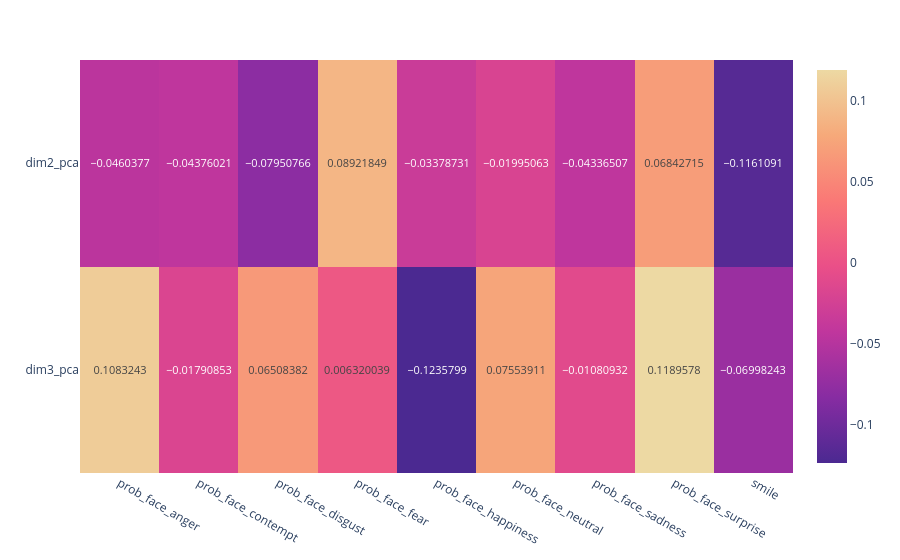

Source (notebook cell):
### Code cell
fig_corr

### Figure 1 — Plotly figure (JSON) as saved in the notebook; plotly's stock layout.template omitted (floating-point values rounded to 4 significant figures)
{"data": [{"coloraxis": "coloraxis", "hovertemplate": "x: %{x}<br>y: %{y}<br>color: %{z}<extra></extra>", "name": "0", "texttemplate": "%{z}", "type": "heatmap", "x": ["prob_face_anger", "prob_face_contempt", "prob_face_disgust", "prob_face_fear", "prob_face_happiness", "prob_face_neutral", "prob_face_sadness", "prob_face_surprise", "smile"], "xaxis": "x", "y": ["dim2_pca", "dim3_pca"], "yaxis": "y", "z": [[-0.04604, -0.04376, -0.07951, 0.08922, -0.03379, -0.01995, -0.04337, 0.06843, -0.1161], [0.1083, -0.01791, 0.06508, 0.00632, -0.1236, 0.07554, -0.01081, 0.119, -0.06998]]}], "layout": {"coloraxis": {"colorscale": [[0, "rgb(75, 41, 145)"], [0.1667, "rgb(135, 44, 162)"], [0.3333, "rgb(192, 54, 157)"], [0.5, "rgb(234, 79, 136)"], [0.6667, "rgb(250, 120, 118)"], [0.8333, "rgb(246, 169, 122)"], [1, "rgb(237, 217, 163)"]]}, "margin": {"t": 60}, "xaxis": {"anchor": "y", "domain": [0, 1]}, "yaxis": {"anchor": "x", "autorange": "reversed", "domain": [0, 1]}}}
